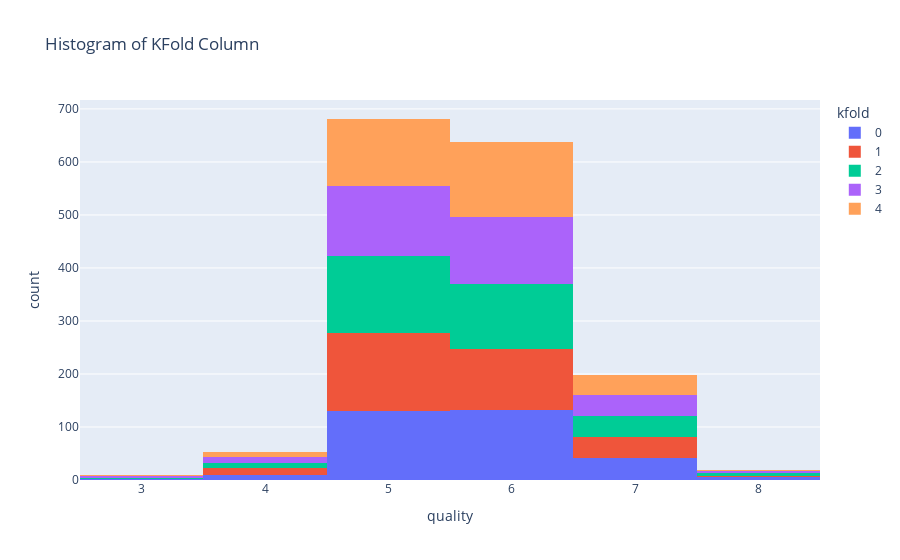

The notebook cell saved with this chart:
### Code cell
import plotly.express as px
df = df.sort_values(by="kfold")
fig = px.histogram(df, x="quality", color="kfold", title="Histogram of KFold Column")
fig.show()

### Figure 1 — Plotly figure (JSON) as saved in the notebook; plotly's stock layout.template omitted (floating-point values rounded to 4 significant figures; data arrays with more than 128 entries replaced by an {"elided": "..."} marker saying what was removed)
{"data": [{"alignmentgroup": "True", "bingroup": "x", "hovertemplate": "kfold=0<br>quality=%{x}<br>count=%{y}<extra></extra>", "legendgroup": "0", "marker": {"color": "#636efa", "pattern": {"shape": ""}}, "name": "0", "offsetgroup": "0", "orientation": "v", "showlegend": true, "type": "histogram", "x": {"elided": "320 int values"}, "xaxis": "x", "yaxis": "y"}, {"alignmentgroup": "True", "bingroup": "x", "hovertemplate": "kfold=1<br>quality=%{x}<br>count=%{y}<extra></extra>", "legendgroup": "1", "marker": {"color": "#EF553B", "pattern": {"shape": ""}}, "name": "1", "offsetgroup": "1", "orientation": "v", "showlegend": true, "type": "histogram", "x": {"elided": "320 int values"}, "xaxis": "x", "yaxis": "y"}, {"alignmentgroup": "True", "bingroup": "x", "hovertemplate": "kfold=2<br>quality=%{x}<br>count=%{y}<extra></extra>", "legendgroup": "2", "marker": {"color": "#00cc96", "pattern": {"shape": ""}}, "name": "2", "offsetgroup": "2", "orientation": "v", "showlegend": true, "type": "histogram", "x": {"elided": "320 int values"}, "xaxis": "x", "yaxis": "y"}, {"alignmentgroup": "True", "bingroup": "x", "hovertemplate": "kfold=3<br>quality=%{x}<br>count=%{y}<extra></extra>", "legendgroup": "3", "marker": {"color": "#ab63fa", "pattern": {"shape": ""}}, "name": "3", "offsetgroup": "3", "orientation": "v", "showlegend": true, "type": "histogram", "x": {"elided": "320 int values"}, "xaxis": "x", "yaxis": "y"}, {"alignmentgroup": "True", "bingroup": "x", "hovertemplate": "kfold=4<br>quality=%{x}<br>count=%{y}<extra></extra>", "legendgroup": "4", "marker": {"color": "#FFA15A", "pattern": {"shape": ""}}, "name": "4", "offsetgroup": "4", "orientation": "v", "showlegend": true, "type": "histogram", "x": {"elided": "319 int values"}, "xaxis": "x", "yaxis": "y"}], "layout": {"barmode": "relative", "legend": {"title": {"text": "kfold"}, "tracegroupgap": 0}, "title": {"text": "Histogram of KFold Column"}, "xaxis": {"anchor": "y", "domain": [0, 1], "title": {"text": "quality"}}, "yaxis": {"anchor": "x", "domain": [0, 1], "title": {"text": "count"}}}}
